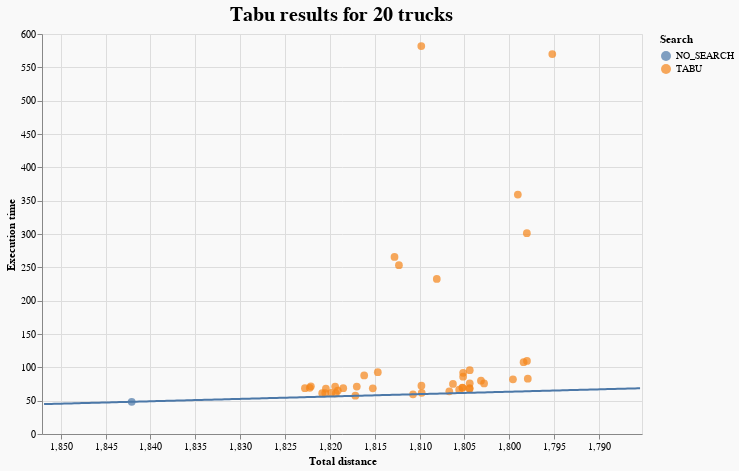

The cell this chart's notebook holds for it:
### Code cell
plot_results(tabu_greedy_20, tabu_tooltips, "Tabu results for 20 trucks").properties(
    width=600, height=400, background="#F9F9F9"
)

### Figure 1 — Vega-Lite specification as saved in the notebook (floating-point values rounded to 4 significant figures; data arrays with more than 128 entries replaced by an {"elided": "..."} marker saying what was removed)
{"config": {"view": {"continuousWidth": 400, "continuousHeight": 300}}, "layer": [{"data": {"name": "data-bdb6c3043bf50bef56ff1371a120fa77"}, "mark": {"type": "circle", "size": 60}, "encoding": {"color": {"field": "search", "title": "Search", "type": "nominal"}, "tooltip": [{"field": "heuristic", "title": "Heuristic", "type": "nominal"}, {"field": "search", "title": "Search", "type": "nominal"}, {"field": "base_solution", "title": "Base solution", "type": "nominal"}, {"field": "iterations", "title": "Iterations", "type": "quantitative"}, {"field": "TotalDistance", "title": "Total distance", "type": "quantitative"}, {"field": "execution_time", "title": "Execution time", "type": "quantitative"}, {"field": "tabu_queue_coef", "title": "Queue coef", "type": "quantitative"}], "x": {"field": "TotalDistance", "scale": {"domain": [1852.0, 1785.0]}, "title": "Total distance", "type": "quantitative"}, "y": {"field": "execution_time", "scale": {"domain": [38.32, 592.0]}, "title": "Execution time", "type": "quantitative"}}, "title": {"text": "Tabu results for 20 trucks", "anchor": "middle", "fontSize": 20}}, {"data": {"name": "data-26c07ae40c4b57cedf3e97246af9b317"}, "mark": "line", "encoding": {"x": {"field": "x", "scale": {"domain": [1852.0, 1785.0]}, "type": "quantitative"}, "y": {"field": "y", "type": "quantitative"}}}], "background": "#F9F9F9", "height": 400, "width": 600, "$schema": "https://vega.github.io/schema/vega-lite/v4.17.0.json", "datasets": {"data-bdb6c3043bf50bef56ff1371a120fa77": [{"Unnamed: 0": 0, "base_solution": "SIMPLE_GREEDY", "heuristic": "ANY_EXPORTATION_PROB1", "search": "TABU", "iterations": 500.0, "temp_coef": null, "population_size": null, "mutation_probability": null, "tabu_queue_coef": 0.5, "swap_any_to_generate": null, "TotalDistance": 1822.0, "TotalTime": 4.91, "UnusedTrucksCount": 0, "OrphansCount": 0, "execution_time": 71.57, "TotalFuel": 455.5, "TrucksCount": 20, "Relation": 0.8591}, {"Unnamed: 0": 11, "base_solution": "SIMPLE_GREEDY", "heuristic": "ANY_MOVE_EXPORTATION", "search": "TABU", "iterations": 500.0, "temp_coef": null, "population_size": null, "mutation_probability": null, "tabu_queue_coef": 0.5, "swap_any_to_generate": null, "TotalDistance": 1798.0, "TotalTime": 4.738, "UnusedTrucksCount": 0, "OrphansCount": 0, "execution_time": 107.7, "TotalFuel": 449.6, "TrucksCount": 20, "Relation": 0.7357}, {"Unnamed: 0": 17, "base_solution": "SIMPLE_GREEDY", "heuristic": "ANY_EXPORTATION", "search": "TABU", "iterations": 200.0, "temp_coef": null, "population_size": null, "mutation_probability": null, "tabu_queue_coef": 0.5, "swap_any_to_generate": null, "TotalDistance": 1819.0, "TotalTime": 4.952, "UnusedTrucksCount": 0, "OrphansCount": 0, "execution_time": 68.64, "TotalFuel": 454.6, "TrucksCount": 20, "Relation": 1.161}, {"Unnamed: 0": 34, "base_solution": "SIMPLE_GREEDY", "heuristic": "REMOVE_LOOPS_MOVE_EXPORTATION", "search": "TABU", "iterations": 200.0, "temp_coef": null, "population_size": null, "mutation_probability": null, "tabu_queue_coef": 0.3, "swap_any_to_generate": null, "TotalDistance": 1804.0, "TotalTime": 4.8, "UnusedTrucksCount": 0, "OrphansCount": 0, "execution_time": 67.98, "TotalFuel": 451.1, "TrucksCount": 20, "Relation": 1.916}, {"Unnamed: 0": 37, "base_solution": "SIMPLE_GREEDY", "heuristic": "ANY_MOVE_EXPORTATION_FIXED2", "search": "TABU", "iterations": 500.0, "temp_coef": null, "population_size": null, "mutation_probability": null, "tabu_queue_coef": 0.5, "swap_any_to_generate": null, "TotalDistance": 1803.0, "TotalTime": 4.757, "UnusedTrucksCount": 0, "OrphansCount": 0, "execution_time": 79.97, "TotalFuel": 450.8, "TrucksCount": 20, "Relation": 1.23}, {"Unnamed: 0": 47, "base_solution": "SIMPLE_GREEDY", "heuristic": "ANY_MOVE_EXPORTATION_FIXED2", "search": "TABU", "iterations": 500.0, "temp_coef": null, "population_size": null, "mutation_probability": null, "tabu_queue_coef": 0.3, "swap_any_to_generate": 500.0, "TotalDistance": 1798.0, "TotalTime": 4.756, "UnusedTrucksCount": 0, "OrphansCount": 0, "execution_time": 301.3, "TotalFuel": 449.5, "TrucksCount": 20, "Relation": 0.1741}, {"Unnamed: 0": 65, "base_solution": "SIMPLE_GREEDY", "heuristic": "REMOVE_LOOPS_SWAP_ANY_EXPORTATION", "search": "TABU", "iterations": 500.0, "temp_coef": null, "population_size": null, "mutation_probability": null, "tabu_queue_coef": 0.5, "swap_any_to_generate": null, "TotalDistance": 1820.0, "TotalTime": 4.941, "UnusedTrucksCount": 0, "OrphansCount": 0, "execution_time": 67.97, "TotalFuel": 455.1, "TrucksCount": 20, "Relation": 1.102}, {"Unnamed: 0": 72, "base_solution": "SIMPLE_GREEDY", "heuristic": "ANY_EXPORTATION_TIME1", "search": "TABU", "iterations": 200.0, "temp_coef": null, "population_size": null, "mutation_probability": null, "tabu_queue_coef": 0.3, "swap_any_to_generate": null, "TotalDistance": 1820.0, "TotalTime": 4.78, "UnusedTrucksCount": 0, "OrphansCount": 0, "execution_time": 61.84, "TotalFuel": 455.0, "TrucksCount": 20, "Relation": 1.646}, {"Unnamed: 0": 78, "base_solution": "SIMPLE_GREEDY", "heuristic": "ANY_EXPORTATION_PROB1", "search": "TABU", "iterations": 200.0, "temp_coef": null, "population_size": null, "mutation_probability": null, "tabu_queue_coef": 0.3, "swap_any_to_generate": null, "TotalDistance": 1819.0, "TotalTime": 4.924, "UnusedTrucksCount": 0, "OrphansCount": 0, "execution_time": 65.09, "TotalFuel": 454.8, "TrucksCount": 20, "Relation": 1.371}, {"Unnamed: 0": 90, "base_solution": "SIMPLE_GREEDY", "heuristic": "ANY_MOVE_EXPORTATION_FIXED2", "search": "TABU", "iterations": 500.0, "temp_coef": null, "population_size": null, "mutation_probability": null, "tabu_queue_coef": 0.3, "swap_any_to_generate": null, "TotalDistance": 1803.0, "TotalTime": 4.77, "UnusedTrucksCount": 0, "OrphansCount": 0, "execution_time": 75.87, "TotalFuel": 450.7, "TrucksCount": 20, "Relation": 1.426}, {"Unnamed: 0": 101, "base_solution": "SIMPLE_GREEDY", "heuristic": "ANY_MOVE_EXPORTATION", "search": "TABU", "iterations": 500.0, "temp_coef": null, "population_size": null, "mutation_probability": null, "tabu_queue_coef": 0.3, "swap_any_to_generate": 500.0, "TotalDistance": 1795.0, "TotalTime": 4.667, "UnusedTrucksCount": 0, "OrphansCount": 0, "execution_time": 570.0, "TotalFuel": 448.8, "TrucksCount": 20, "Relation": 0.08988}, {"Unnamed: 0": 120, "base_solution": "SIMPLE_GREEDY", "heuristic": "MOVE_IN_EXPORTATION", "search": "TABU", "iterations": 200.0, "temp_coef": null, "population_size": null, "mutation_probability": null, "tabu_queue_coef": 0.5, "swap_any_to_generate": null, "TotalDistance": 1805.0, "TotalTime": 4.8, "UnusedTrucksCount": 0, "OrphansCount": 0, "execution_time": 69.22, "TotalFuel": 451.3, "TrucksCount": 20, "Relation": 1.765}, {"Unnamed: 0": 124, "base_solution": "SIMPLE_GREEDY", "heuristic": "ANY_MOVE_SWAP", "search": "TABU", "iterations": 500.0, "temp_coef": null, "population_size": null, "mutation_probability": null, "tabu_queue_coef": 0.3, "swap_any_to_generate": null, "TotalDistance": 1806.0, "TotalTime": 4.78, "UnusedTrucksCount": 0, "OrphansCount": 0, "execution_time": 75.17, "TotalFuel": 451.6, "TrucksCount": 20, "Relation": 1.334}, {"Unnamed: 0": 127, "base_solution": "SIMPLE_GREEDY", "heuristic": "REMOVE_LOOPS_MOVE_EXPORTATION", "search": "TABU", "iterations": 200.0, "temp_coef": null, "population_size": null, "mutation_probability": null, "tabu_queue_coef": 0.5, "swap_any_to_generate": null, "TotalDistance": 1804.0, "TotalTime": 4.8, "UnusedTrucksCount": 0, "OrphansCount": 0, "execution_time": 68.71, "TotalFuel": 451.1, "TrucksCount": 20, "Relation": 1.847}, {"Unnamed: 0": 131, "base_solution": "SIMPLE_GREEDY", "heuristic": "ANY_EXPORTATION", "search": "TABU", "iterations": 200.0, "temp_coef": null, "population_size": null, "mutation_probability": null, "tabu_queue_coef": 0.3, "swap_any_to_generate": null, "TotalDistance": 1815.0, "TotalTime": 4.915, "UnusedTrucksCount": 0, "OrphansCount": 0, "execution_time": 68.57, "TotalFuel": 453.8, "TrucksCount": 20, "Relation": 1.327}, {"Unnamed: 0": 161, "base_solution": "SIMPLE_GREEDY", "heuristic": "ANY_MOVE_SWAP", "search": "TABU", "iterations": 200.0, "temp_coef": null, "population_size": null, "mutation_probability": null, "tabu_queue_coef": 0.5, "swap_any_to_generate": null, "TotalDistance": 1811.0, "TotalTime": 4.795, "UnusedTrucksCount": 0, "OrphansCount": 0, "execution_time": 59.56, "TotalFuel": 452.7, "TrucksCount": 20, "Relation": 2.792}, {"Unnamed: 0": 164, "base_solution": "SIMPLE_GREEDY", "heuristic": "ANY_EXPORTATION", "search": "TABU", "iterations": 500.0, "temp_coef": null, "population_size": null, "mutation_probability": null, "tabu_queue_coef": 0.3, "swap_any_to_generate": 500.0, "TotalDistance": 1810.0, "TotalTime": 4.761, "UnusedTrucksCount": 0, "OrphansCount": 0, "execution_time": 582.0, "TotalFuel": 452.5, "TrucksCount": 20, "Relation": 0.06049}, {"Unnamed: 0": 165, "base_solution": "SIMPLE_GREEDY", "heuristic": "REMOVE_LOOPS_SWAP_ANY_EXPORTATION", "search": "TABU", "iterations": 500.0, "temp_coef": null, "population_size": null, "mutation_probability": null, "tabu_queue_coef": 0.3, "swap_any_to_generate": null, "TotalDistance": 1822.0, "TotalTime": 4.934, "UnusedTrucksCount": 0, "OrphansCount": 0, "execution_time": 69.21, "TotalFuel": 455.6, "TrucksCount": 20, "Relation": 0.9501}, {"Unnamed: 0": 169, "base_solution": "SIMPLE_GREEDY", "heuristic": "ANY_EXPORTATION_TIME1", "search": "TABU", "iterations": 200.0, "temp_coef": null, "population_size": null, "mutation_probability": null, "tabu_queue_coef": 0.5, "swap_any_to_generate": null, "TotalDistance": 1819.0, "TotalTime": 4.873, "UnusedTrucksCount": 0, "OrphansCount": 0, "execution_time": 60.9, "TotalFuel": 454.8, "TrucksCount": 20, "Relation": 1.81}, {"Unnamed: 0": 171, "base_solution": "SIMPLE_GREEDY", "heuristic": "ANY_MOVE_EXPORTATION_FIXED2", "search": "TABU", "iterations": 200.0, "temp_coef": null, "population_size": null, "mutation_probability": null, "tabu_queue_coef": 0.5, "swap_any_to_generate": null, "TotalDistance": 1806.0, "TotalTime": 4.751, "UnusedTrucksCount": 0, "OrphansCount": 0, "execution_time": 66.51, "TotalFuel": 451.4, "TrucksCount": 20, "Relation": 2.007}, {"Unnamed: 0": 174, "base_solution": "SIMPLE_GREEDY", "heuristic": "REMOVE_LOOPS_MOVE_EXPORTATION", "search": "TABU", "iterations": 500.0, "temp_coef": null, "population_size": null, "mutation_probability": null, "tabu_queue_coef": 0.3, "swap_any_to_generate": null, "TotalDistance": 1804.0, "TotalTime": 4.8, "UnusedTrucksCount": 0, "OrphansCount": 0, "execution_time": 75.98, "TotalFuel": 451.1, "TrucksCount": 20, "Relation": 1.362}, {"Unnamed: 0": 187, "base_solution": "SIMPLE_GREEDY", "heuristic": null, "search": "NO_SEARCH", "iterations": null, "temp_coef": null, "population_size": null, "mutation_probability": null, "tabu_queue_coef": null, "swap_any_to_generate": null, "TotalDistance": 1842.0, "TotalTime": 4.954, "UnusedTrucksCount": 0, "OrphansCount": 0, "execution_time": 48.32, "TotalFuel": 460.5, "TrucksCount": 20, "Relation": 0.0}, {"Unnamed: 0": 188, "base_solution": "SIMPLE_GREEDY", "heuristic": "REMOVE_LOOPS_SWAP_ANY_EXPORTATION", "search": "TABU", "iterations": 200.0, "temp_coef": null, "population_size": null, "mutation_probability": null, "tabu_queue_coef": 0.3, "swap_any_to_generate": null, "TotalDistance": 1821.0, "TotalTime": 4.924, "UnusedTrucksCount": 0, "OrphansCount": 0, "execution_time": 61.14, "TotalFuel": 455.2, "TrucksCount": 20, "Relation": 1.657}, {"Unnamed: 0": 189, "base_solution": "SIMPLE_GREEDY", "heuristic": "ANY_EXPORTATION_TIME1", "search": "TABU", "iterations": 500.0, "temp_coef": null, "population_size": null, "mutation_probability": null, "tabu_queue_coef": 0.3, "swap_any_to_generate": 500.0, "TotalDistance": 1813.0, "TotalTime": 4.83, "UnusedTrucksCount": 0, "OrphansCount": 0, "execution_time": 265.6, "TotalFuel": 453.2, "TrucksCount": 20, "Relation": 0.1348}, {"Unnamed: 0": 190, "base_solution": "SIMPLE_GREEDY", "heuristic": "ANY_EXPORTATION_TIME1", "search": "TABU", "iterations": 500.0, "temp_coef": null, "population_size": null, "mutation_probability": null, "tabu_queue_coef": 0.5, "swap_any_to_generate": null, "TotalDistance": 1823.0, "TotalTime": 4.885, "UnusedTrucksCount": 0, "OrphansCount": 0, "execution_time": 68.74, "TotalFuel": 455.7, "TrucksCount": 20, "Relation": 0.9458}, {"Unnamed: 0": 192, "base_solution": "SIMPLE_GREEDY", "heuristic": "ANY_MOVE_EXPORTATION", "search": "TABU", "iterations": 200.0, "temp_coef": null, "population_size": null, "mutation_probability": null, "tabu_queue_coef": 0.5, "swap_any_to_generate": null, "TotalDistance": 1798.0, "TotalTime": 4.725, "UnusedTrucksCount": 0, "OrphansCount": 0, "execution_time": 83.06, "TotalFuel": 449.5, "TrucksCount": 20, "Relation": 1.271}, {"Unnamed: 0": 224, "base_solution": "SIMPLE_GREEDY", "heuristic": "REMOVE_LOOPS_MOVE_EXPORTATION", "search": "TABU", "iterations": 500.0, "temp_coef": null, "population_size": null, "mutation_probability": null, "tabu_queue_coef": 0.5, "swap_any_to_generate": null, "TotalDistance": 1804.0, "TotalTime": 4.801, "UnusedTrucksCount": 0, "OrphansCount": 0, "execution_time": 95.8, "TotalFuel": 451.1, "TrucksCount": 20, "Relation": 0.7937}, {"Unnamed: 0": 227, "base_solution": "SIMPLE_GREEDY", "heuristic": "ANY_MOVE_SWAP", "search": "TABU", "iterations": 500.0, "temp_coef": null, "population_size": null, "mutation_probability": null, "tabu_queue_coef": 0.3, "swap_any_to_generate": 500.0, "TotalDistance": 1799.0, "TotalTime": 4.713, "UnusedTrucksCount": 0, "OrphansCount": 0, "execution_time": 359.1, "TotalFuel": 449.8, "TrucksCount": 20, "Relation": 0.1385}, {"Unnamed: 0": 233, "base_solution": "SIMPLE_GREEDY", "heuristic": "ANY_MOVE_SWAP", "search": "TABU", "iterations": 500.0, "temp_coef": null, "population_size": null, "mutation_probability": null, "tabu_queue_coef": 0.5, "swap_any_to_generate": null, "TotalDistance": 1810.0, "TotalTime": 4.78, "UnusedTrucksCount": 0, "OrphansCount": 0, "execution_time": 72.56, "TotalFuel": 452.4, "TrucksCount": 20, "Relation": 1.333}, {"Unnamed: 0": 236, "base_solution": "SIMPLE_GREEDY", "heuristic": "ANY_MOVE_EXPORTATION_FIXED2", "search": "TABU", "iterations": 200.0, "temp_coef": null, "population_size": null, "mutation_probability": null, "tabu_queue_coef": 0.3, "swap_any_to_generate": null, "TotalDistance": 1807.0, "TotalTime": 4.735, "UnusedTrucksCount": 0, "OrphansCount": 0, "execution_time": 63.96, "TotalFuel": 451.7, "TrucksCount": 20, "Relation": 2.265}, {"Unnamed: 0": 242, "base_solution": "SIMPLE_GREEDY", "heuristic": "MOVE_IN_EXPORTATION", "search": "TABU", "iterations": 500.0, "temp_coef": null, "population_size": null, "mutation_probability": null, "tabu_queue_coef": 0.5, "swap_any_to_generate": null, "TotalDistance": 1805.0, "TotalTime": 4.8, "UnusedTrucksCount": 0, "OrphansCount": 0, "execution_time": 91.87, "TotalFuel": 451.3, "TrucksCount": 20, "Relation": 0.8484}, {"Unnamed: 0": 245, "base_solution": "SIMPLE_GREEDY", "heuristic": "ANY_MOVE_SWAP", "search": "TABU", "iterations": 200.0, "temp_coef": null, "population_size": null, "mutation_probability": null, "tabu_queue_coef": 0.3, "swap_any_to_generate": null, "TotalDistance": 1810.0, "TotalTime": 4.822, "UnusedTrucksCount": 0, "OrphansCount": 0, "execution_time": 61.84, "TotalFuel": 452.4, "TrucksCount": 20, "Relation": 2.393}, {"Unnamed: 0": 253, "base_solution": "SIMPLE_GREEDY", "heuristic": "ANY_EXPORTATION", "search": "TABU", "iterations": 500.0, "temp_coef": null, "population_size": null, "mutation_probability": null, "tabu_queue_coef": 0.3, "swap_any_to_generate": null, "TotalDistance": 1815.0, "TotalTime": 4.864, "UnusedTrucksCount": 0, "OrphansCount": 0, "execution_time": 92.69, "TotalFuel": 453.7, "TrucksCount": 20, "Relation": 0.6183}, {"Unnamed: 0": 255, "base_solution": "SIMPLE_GREEDY", "heuristic": "ANY_MOVE_EXPORTATION", "search": "TABU", "iterations": 500.0, "temp_coef": null, "population_size": null, "mutation_probability": null, "tabu_queue_coef": 0.3, "swap_any_to_generate": null, "TotalDistance": 1798.0, "TotalTime": 4.741, "UnusedTrucksCount": 0, "OrphansCount": 0, "execution_time": 109.7, "TotalFuel": 449.5, "TrucksCount": 20, "Relation": 0.7184}, {"Unnamed: 0": 257, "base_solution": "SIMPLE_GREEDY", "heuristic": "MOVE_IN_EXPORTATION", "search": "TABU", "iterations": 200.0, "temp_coef": null, "population_size": null, "mutation_probability": null, "tabu_queue_coef": 0.3, "swap_any_to_generate": null, "TotalDistance": 1805.0, "TotalTime": 4.8, "UnusedTrucksCount": 0, "OrphansCount": 0, "execution_time": 69.65, "TotalFuel": 451.3, "TrucksCount": 20, "Relation": 1.729}, {"Unnamed: 0": 288, "base_solution": "SIMPLE_GREEDY", "heuristic": "ANY_MOVE_EXPORTATION", "search": "TABU", "iterations": 200.0, "temp_coef": null, "population_size": null, "mutation_probability": null, "tabu_queue_coef": 0.3, "swap_any_to_generate": null, "TotalDistance": 1800.0, "TotalTime": 4.741, "UnusedTrucksCount": 0, "OrphansCount": 0, "execution_time": 82.09, "TotalFuel": 449.9, "TrucksCount": 20, "Relation": 1.259}, {"Unnamed: 0": 298, "base_solution": "SIMPLE_GREEDY", "heuristic": "ANY_EXPORTATION_PROB1", "search": "TABU", "iterations": 500.0, "temp_coef": null, "population_size": null, "mutation_probability": null, "tabu_queue_coef": 0.3, "swap_any_to_generate": null, "TotalDistance": 1819.0, "TotalTime": 4.742, "UnusedTrucksCount": 0, "OrphansCount": 0, "execution_time": 71.19, "TotalFuel": 454.9, "TrucksCount": 20, "Relation": 0.9919}, {"Unnamed: 0": 310, "base_solution": "SIMPLE_GREEDY", "heuristic": "REMOVE_LOOPS_SWAP_ANY_EXPORTATION", "search": "TABU", "iterations": 200.0, "temp_coef": null, "population_size": null, "mutation_probability": null, "tabu_queue_coef": 0.5, "swap_any_to_generate": null, "TotalDistance": 1821.0, "TotalTime": 4.911, "UnusedTrucksCount": 0, "OrphansCount": 0, "execution_time": 61.37, "TotalFuel": 455.1, "TrucksCount": 20, "Relation": 1.654}, {"Unnamed: 0": 312, "base_solution": "SIMPLE_GREEDY", "heuristic": "ANY_EXPORTATION_TIME1", "search": "TABU", "iterations": 500.0, "temp_coef": null, "population_size": null, "mutation_probability": null, "tabu_queue_coef": 0.3, "swap_any_to_generate": null, "TotalDistance": 1817.0, "TotalTime": 4.785, "UnusedTrucksCount": 0, "OrphansCount": 0, "execution_time": 71.12, "TotalFuel": 454.2, "TrucksCount": 20, "Relation": 1.101}, {"Unnamed: 0": 324, "base_solution": "SIMPLE_GREEDY", "heuristic": "REMOVE_LOOPS_SWAP_ANY_EXPORTATION", "search": "TABU", "iterations": 500.0, "temp_coef": null, "population_size": null, "mutation_probability": null, "tabu_queue_coef": 0.3, "swap_any_to_generate": 500.0, "TotalDistance": 1808.0, "TotalTime": 4.845, "UnusedTrucksCount": 0, "OrphansCount": 0, "execution_time": 232.6, "TotalFuel": 452.0, "TrucksCount": 20, "Relation": 0.1845}, {"Unnamed: 0": 346, "base_solution": "SIMPLE_GREEDY", "heuristic": "ANY_EXPORTATION", "search": "TABU", "iterations": 500.0, "temp_coef": null, "population_size": null, "mutation_probability": null, "tabu_queue_coef": 0.5, "swap_any_to_generate": null, "TotalDistance": 1816.0, "TotalTime": 4.911, "UnusedTrucksCount": 0, "OrphansCount": 0, "execution_time": 87.85, "TotalFuel": 454.0, "TrucksCount": 20, "Relation": 0.6556}, {"Unnamed: 0": 354, "base_solution": "SIMPLE_GREEDY", "heuristic": "ANY_EXPORTATION_PROB1", "search": "TABU", "iterations": 200.0, "temp_coef": null, "population_size": null, "mutation_probability": null, "tabu_queue_coef": 0.5, "swap_any_to_generate": null, "TotalDistance": 1817.0, "TotalTime": 4.822, "UnusedTrucksCount": 0, "OrphansCount": 0, "execution_time": 57.38, "TotalFuel": 454.3, "TrucksCount": 20, "Relation": 2.752}, {"Unnamed: 0": 359, "base_solution": "SIMPLE_GREEDY", "heuristic": "ANY_EXPORTATION_PROB1", "search": "TABU", "iterations": 500.0, "temp_coef": null, "population_size": null, "mutation_probability": null, "tabu_queue_coef": 0.3, "swap_any_to_generate": 500.0, "TotalDistance": 1812.0, "TotalTime": 4.775, "UnusedTrucksCount": 0, "OrphansCount": 0, "execution_time": 253.2, "TotalFuel": 453.1, "TrucksCount": 20, "Relation": 0.1454}, {"Unnamed: 0": 360, "base_solution": "SIMPLE_GREEDY", "heuristic": "MOVE_IN_EXPORTATION", "search": "TABU", "iterations": 500.0, "temp_coef": null, "population_size": null, "mutation_probability": null, "tabu_queue_coef": 0.3, "swap_any_to_generate": null, "TotalDistance": 1805.0, "TotalTime": 4.8, "UnusedTrucksCount": 0, "OrphansCount": 0, "execution_time": 86.02, "TotalFuel": 451.3, "TrucksCount": 20, "Relation": 0.9801}], "data-26c07ae40c4b57cedf3e97246af9b317": {"elided": "239 records"}}}
